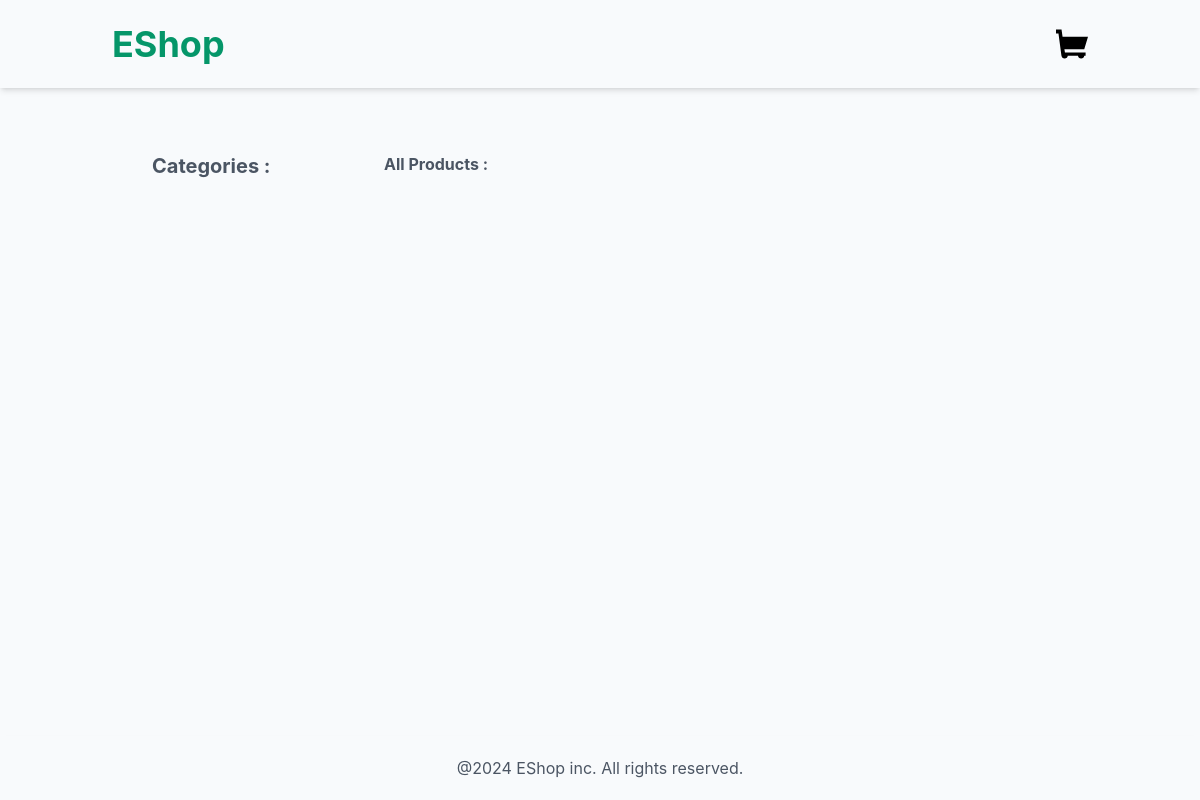
/, run on an earlier commit of the app's database.
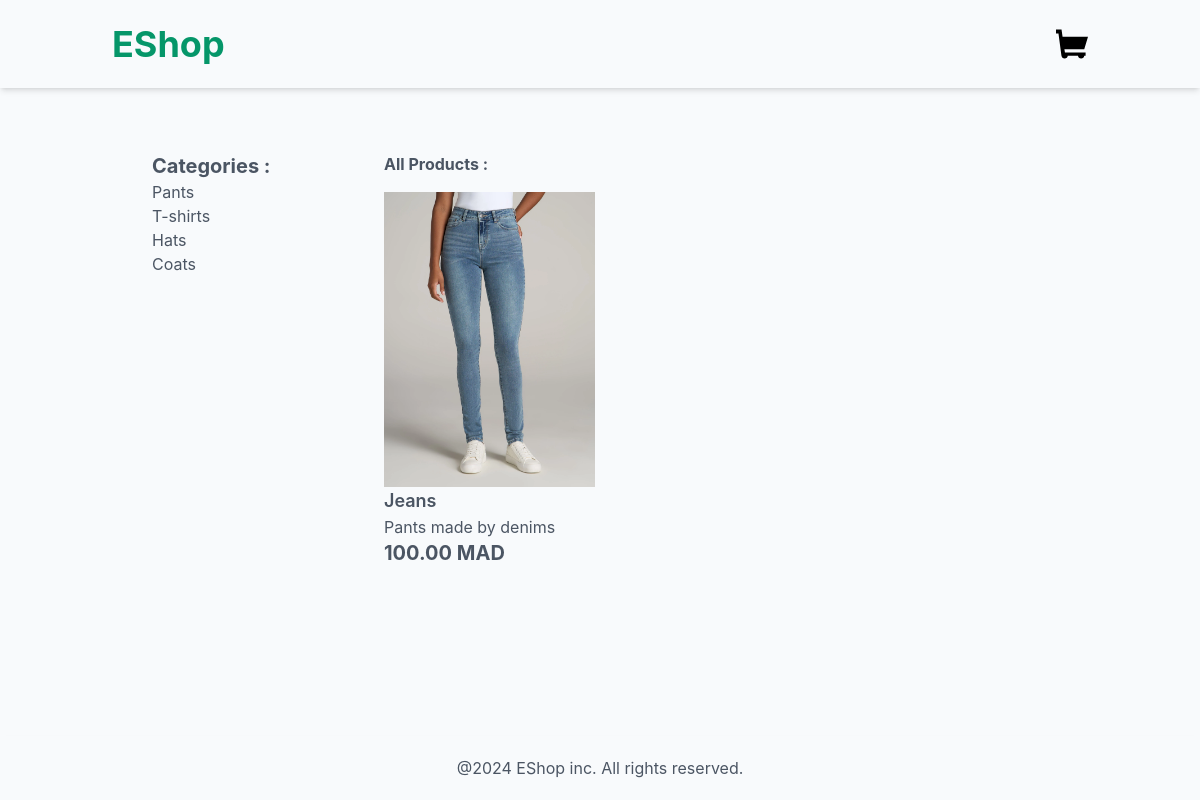
And on a later commit of the database.
### product/models.py (models this page shows, shortened)
class Category(models.Model):
    name = models.CharField(max_length=250)
    slug = models.SlugField(unique = True)
    class Meta:
        verbose_name_plural = "categories"

class product(models.Model):
    category = models.ForeignKey(Category,related_name='product', on_delete=models.CASCADE)
    name = models.CharField(max_length=250)
    slug = models.SlugField(max_length=250)
    description = models.TextField(blank=True)
    price = models.DecimalField(max_digits=10, decimal_places=2)
    available = models.BooleanField(default=True)
    created = models.DateTimeField(auto_now_add = True)
    updated = models.DateTimeField(auto_now = True)
    image = models.ImageField(upload_to='product',blank=True, null=True)

### product/views.py (the view)
# urls.py: path('',views.product_list,name='product_list'),
def product_list(request, category_slug=None):
    category = None
    products = product.objects.filter(available=True)
    categories = Category.objects.all()
    if category_slug:
        category = get_object_or_404(Category, slug=category_slug)
        products = products.filter(category=category)
    return render(request, 'product/products/list.html', {
        'category':category,
        'product':products,
        'categories':categories,
    })

### product/templates/product/products/list.html (shortened to what this page needs)
{% extends "base.html" %}
{%block content%}
<div class="container mx-auto p-4 flex">
    <aside class="w-1/4 p-4">
        <h2 class="font-bold text-xl">Categories :</h2>
        <ul>
            {% for category in categories %}
            <li>
                <a href="{% url 'product:product_list_by_category' category.slug %}">{{category.name}}</a>
            </li>
            {% endfor %}
        </ul>
    </aside>
    <main class="w-3/4 p-4">
        {% if category%}
        <h2 class="font-bold mb-4">{{category.name}}</h2>
        {% else %}
        <h2 class="font-bold mb-4">All Products :</h2>
        {% endif %}
        <div class="grid grid-cols-3 gap-4">
            {% for product in product %}
            <a href="{% url 'product:product_detail' product.id product.slug %}"/>
            <div>
                {% if product.image %}
                <img src="{{product.image.url}}" alt="{{product.name}}">
                {% else %}
                <p class="text-red-600 font-semibold">The image is not available !</p>
                {% endif %}
                <h3 class="text-lg font-semibold">{{product.name}}</h3>
                <p class="">{{product.description}}</p>
                <p class="text-xl font-bold">{{product.price}} MAD</p>
            </div>
            {% endfor %}
        </div>
    </main>
</div>
{%endblock%}

### templates/base.html (shortened to what this page needs)
<!DOCTYPE html>
<html lang="en">
<head>
  {% load static %}
  <link href="{% static 'dist/styles.css' %}" rel="stylesheet"/>
</head>
<body class="bg-slate-50 text-gray-600 flex flex-col min-h-screen">
  <header class="shadow-md">
    {% include "includes/navbar.html" %}
  </header>
  <main class="container mx-auto p-8 flex-grow">
    {%block content%}{%endblock%}
  </main>
  <footer class="shadow-md">
    <div class="container mx-auto p-5 text-center">
      <p>@2024 EShop inc. All rights reserved.</p>
    </div>
  </footer>
</body>
</html>

### templates/includes/navbar.html (shortened to what this page needs)
<nav class="container mx-auto p-6 flex justify-between items-center">
    <a href="/" class="text-4xl font-bold text-emerald-600">EShop</a>
    <a href="{% url 'cart:cart_detail' %}">
    </a>
</nav>

What changed in the data, as far as the page shows it:
added Category: name "Pants"
added Category: name "T-shirts"
added Category: name "Hats"
added Category: name "Coats"
added product: image (picture), name "Jeans", description "Pants made by denims", price "100.00"
